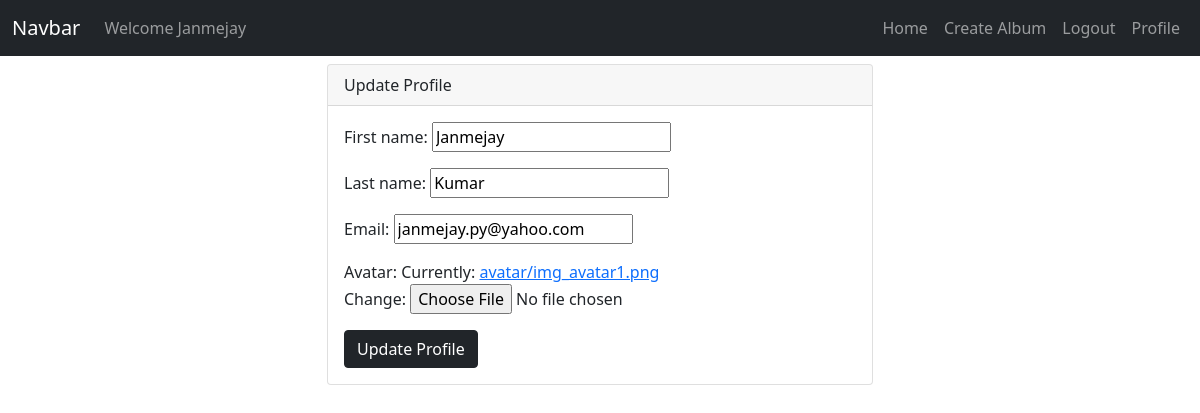
The app's page /auth/profile/edit (signed in) with its own data.
### authuser/models.py (models this page shows)
class User(AbstractUser):
    username = models.CharField(max_length=150, unique=True)
    name = models.CharField(max_length=150, null=True)
    email = models.CharField(max_length=150, unique=True, null=True)
    bio = models.TextField(null=True)
    avatar = models.ImageField(null=True, upload_to='avatar/')
    EMAIL_FIELD = 'email'
    USERNAME_FIELD = 'username'
    REQUIRED_FIELDS = ['email']
    def __str__(self):
        return  self.username.title()

### authuser/views.py (the view)
# urls.py: path('profile/edit', updateProfile, name='updateProfile'),
def updateProfile(request):
    if request.method == 'POST':
        form = UserUpdateForm(request.POST,request.FILES, instance=request.user)
        if form.is_valid():
            form.save()
            messages.success(request,'Your Profile has been updated!')
            return redirect('userProfile', request.user)
    else:
        form = UserUpdateForm(instance=request.user)
    context={'form': form}
    return render(request, 'profile.html',context )

### authuser/form.py
class UserUpdateForm(forms.ModelForm):
    class Meta:
        model=User
        fields=['first_name','last_name','email','avatar']

### authuser/templates/profile.html (shortened to what this page needs)
{% extends 'base.html' %}
{% load static %}
{% block content %}
        <div class="row">
        <div class="col-md-3"></div>
            <div class="col-md-6">
            <div class="card">
            <div class="card-header">
                Update Profile
            </div>
                <div class="card-body">
                    <form method="post" enctype="multipart/form-data">
                        {{ form.as_p }}
                    <button type="submit" class="btn btn-dark">Update Profile</button>
                    </form>
                </div>
            </div>
            </div>
        </div>
{% endblock content %}

### static/templates/base.html (shortened to what this page needs)
{%load static%}
<!DOCTYPE html>
<html lang="en">
<head>
    <link href="https://cdn.jsdelivr.net/npm/bootstrap@5.1.3/dist/css/bootstrap.min.css" rel="stylesheet">
    <link rel="stylesheet" href="https://cdnjs.cloudflare.com/ajax/libs/font-awesome/4.6.0/css/font-awesome.css"/>
    <link rel="stylesheet" href="{% static 'css/comment.css'%}"
</head>
<body>
    <nav class="navbar navbar-expand-lg navbar-dark bg-dark mb-2">
        <div class="container-fluid">
            <a class="navbar-brand" href="{% url 'home' %}">Navbar</a>
            <div class="collapse navbar-collapse" id="navbarText">
                <ul class="navbar-nav me-auto mb-2 mb-lg-0">
                    {% if request.user.is_authenticated %}
                        <li class="nav-item"><a class="nav-link" href=""> Welcome {{request.user|title}}</a></li>
                    {% endif %}
                </ul>
                <ul class="navbar-nav">
                    {% if request.user.is_authenticated %}
                        <li class="nav-item"><a class="nav-link" href="{% url 'home' %}">Home</a></li>
                        <li class="nav-item"><a class="nav-link" href="{% url 'createAlbum' %}">Create Album</a></li>
                        <li class="nav-item"><a class="nav-link" href="{% url 'logout_view' %}">Logout</a></li>
                        <li class="nav-item"><a class="nav-link" href="{% url 'userProfile' request.user|lower %}">Profile</a></li>
                    {% endif %}
                </ul>
            </div>
        </div>
    </nav>
    <div class="container">
        {%block content %}{% endblock %}
    </div>
</body>
</html>

### records on screen
User: user "Janmejay", first_name "Janmejay", last_name "Kumar", email "janmejay.py@yahoo.com"
